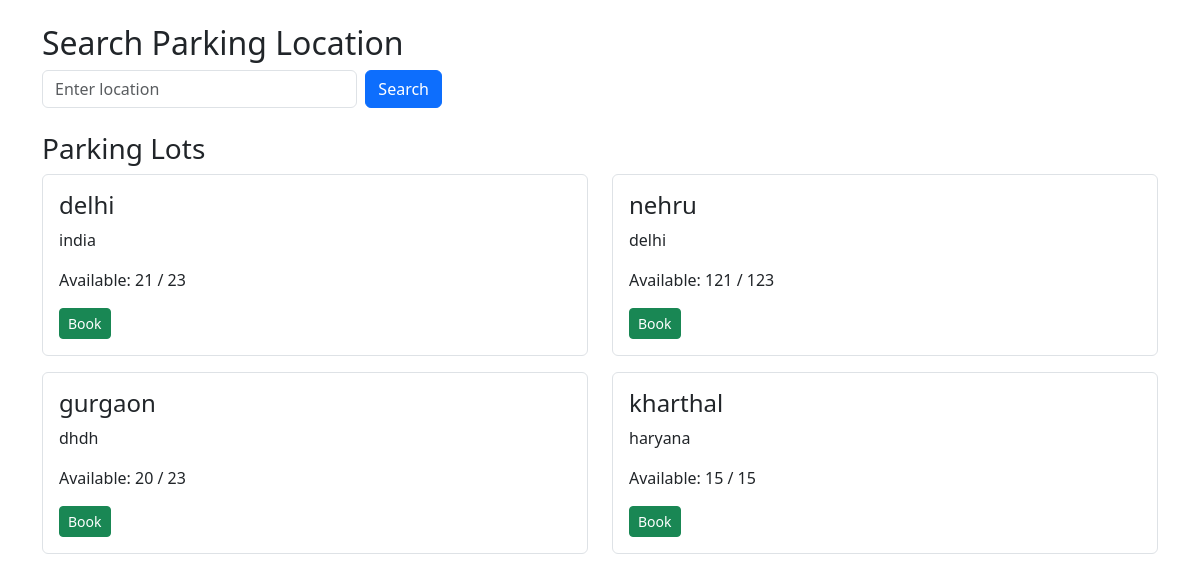
Page /search_parking on the earlier database version.
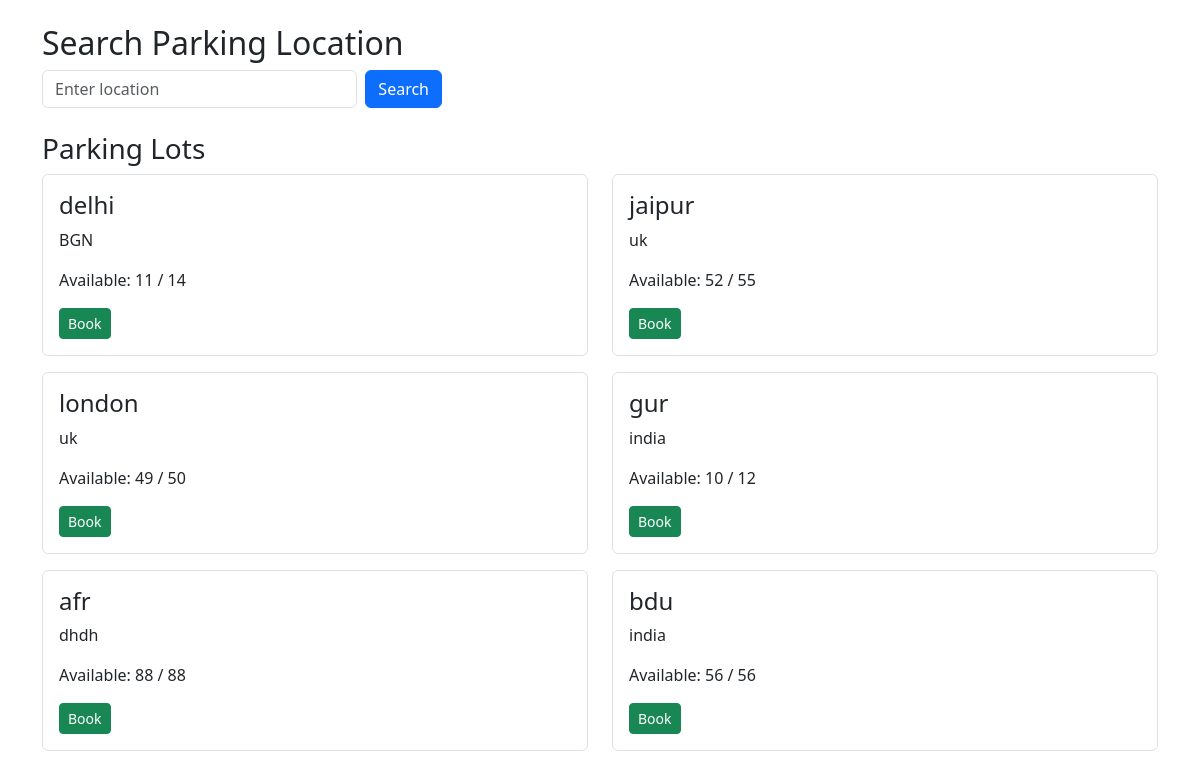
Same page on the later database version.
### models.py (models this page shows)
class ParkingLot(db.Model):
    __tablename__ = "ParkingLot"
    id = db.Column(db.Integer , primary_key=True)
    Location_Name = db.Column(db.String , nullable = False)
    Address_name = db.Column(db.String , nullable = False)
    PRICE = db.Column(db.Integer , nullable = False)
    Maximum_Number_Spots = db.Column(db.Integer , nullable = False)
    available_spots = db.relationship("ParkingSpot" , backref = "belong_to_lot" , cascade = "all, delete")

### app.py (the view)
@app.route('/search_parking', methods=['GET', 'POST'])
def search_parking():
    if request.method == 'POST':
        search_location = request.form.get('search_location')
        lots = ParkingLot.query.filter(ParkingLot.Location_Name.contains(search_location)).all()
    else:
        lots = ParkingLot.query.all()
    return render_template('search_parking.html', lots=lots)

### templates/search_parking.html (shortened to what this page needs)
<!DOCTYPE html>
<html lang="en">
<head>
    <link href="https://cdn.jsdelivr.net/npm/bootstrap@5.3.3/dist/css/bootstrap.min.css" rel="stylesheet">
</head>
<body>
    <div class="container mt-4">
        <h2>Search Parking Location</h2>
        <form method="POST" class="mb-4 d-flex" style="max-width: 400px;">
            <input type="text" name="search_location" class="form-control me-2" placeholder="Enter location">
            <button type="submit" class="btn btn-primary">Search</button>
        </form>
        <h3>Parking Lots</h3>
        {% if lots %}
            <div class="row">
            {% for lot in lots %}
                <div class="col-md-6 mb-3">
                    <div class="border p-3 rounded">
                        <h4>{{ lot.Location_Name }}</h4>
                        <p>{{ lot.Address_name }}</p>
                        <p>Available: {{ lot.available_spots|selectattr('Current_Status', 'equalto', 'A')|list|length }} / {{ lot.Maximum_Number_Spots }}</p>
                        <a href="{{ url_for('book_spot', lot_id=lot.id) }}" class="btn btn-success btn-sm">Book</a>
                    </div>
                </div>
            {% endfor %}
            </div>
        {% else %}
            <p>No parking lots found for your search.</p>
        {% endif %}
    </div>
</body>
</html>

Differences in the rows shown:
removed ParkingLot: Location_Name "kharthal", Address_name "haryana", available_spots|selectattr "15", Maximum_Number_Spots "15"
changed ParkingLot "delhi": Address_name "india" → "BGN"; available_spots|selectattr "21" → "11"; Maximum_Number_Spots "23" → "14"
changed ParkingLot: Location_Name "nehru" → "jaipur"; Address_name "delhi" → "uk"; available_spots|selectattr "121" → "52"; Maximum_Number_Spots "123" → "55"
changed ParkingLot: Location_Name "gurgaon" → "london"; Address_name "dhdh" → "uk"; available_spots|selectattr "20" → "49"; Maximum_Number_Spots "23" → "50"
added ParkingLot: Location_Name "gur", Address_name "india", available_spots|selectattr "10", Maximum_Number_Spots "12"
added ParkingLot: Location_Name "afr", Address_name "dhdh", available_spots|selectattr "88", Maximum_Number_Spots "88"
added ParkingLot: Location_Name "bdu", Address_name "india", available_spots|selectattr "56", Maximum_Number_Spots "56"
